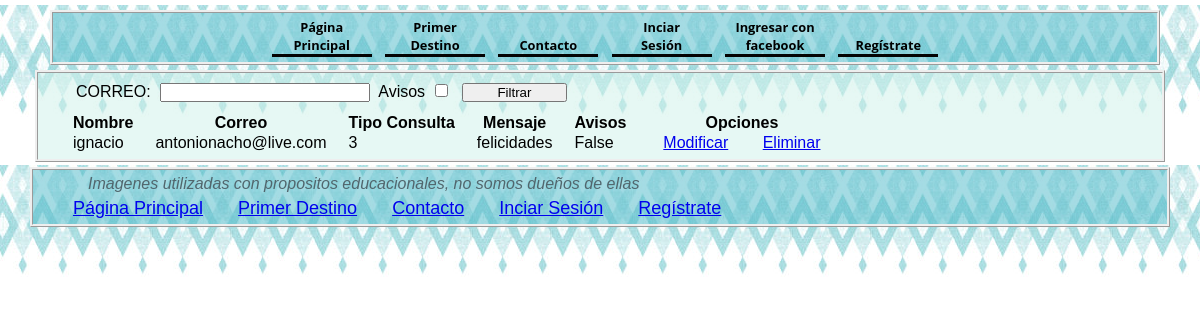
The page /listar-cont/ on the database as committed earlier.
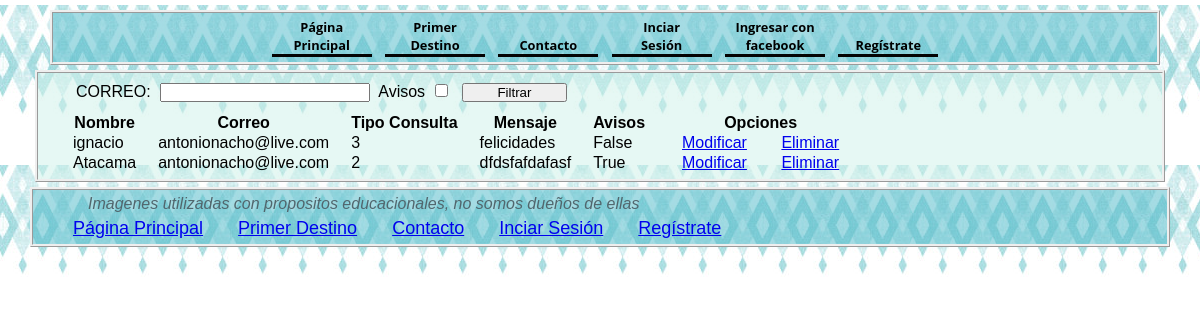
The same page on the database as committed later.
### turismo/models.py (models this page shows, shortened)
class Contacto(models.Model):
    nombre = models.CharField(max_length=50)
    correo = models.EmailField()
    tipo_consulta = models.IntegerField(choices=opciones_consultas)
    mensaje = models.TextField()
    avisos = models.BooleanField()

### turismo/views.py (the view)
# urls.py: path('listar-cont/', views.listar_cont, name= 'listar-cont'),
def listar_cont(request):
    contact = Contacto.objects.all()
    correo = ""
    avisos = True
    if request.POST.get('avisos'):
        correo = request.POST.get('avisos')
        contact = contact.filter(avisos=avisos)
    if request.POST.get('correo'):
        correo = request.POST.get('correo')
        contact = contact.filter(correo=correo)
    return render(request, 'turismo/contacto/listar.html',{'contact' : contact, 'correo':correo, 'avisos':avisos})

### turismo/templates/turismo/contacto/listar.html (shortened to what this page needs)
{% extends 'turismo/base.html' %}
{% load static %}
{% block contenido %}
<div>
    <form action="" method="POST">
        CORREO:
        <input type="text" name="correo"  style="width: 20%" >
        Avisos
        <input type="checkbox" name="avisos" id="avisos" >
        <input type="submit" value="Filtrar" style="width: 10%">
    </form>
</div>
    <table>
        <tr>
            <th>Nombre</th>
            <th>Correo</th>
            <th>Tipo Consulta</th>
            <th>Mensaje</th>
            <th>Avisos</th>
            <th>Opciones</th>
        </tr>
        {% for p in contact %}
        <tr>
            <td>{{p.nombre}} </td>
            <td>{{p.correo}}</td>
            <td>{{p.tipo_consulta}}</td>
            <td>{{p.mensaje}}</td>
            <td>{{p.avisos}}</td>
            <td>
                <a href="{% url 'modificar-cont' p.id %}" class="btn btn-info">Modificar</a>
                <a href="{% url 'eliminar-cont' p.id %}" class="btn btn-danger">Eliminar</a>
            </td>
        </tr>
        {% endfor %}
    </table>
{% endblock %}

Rows that differ between the two databases and show on the page:
added Contacto: nombre "Atacama", correo "antonionacho@live.com", tipo_consulta "2", mensaje "dfdsfafdafasf", avisos "True"
